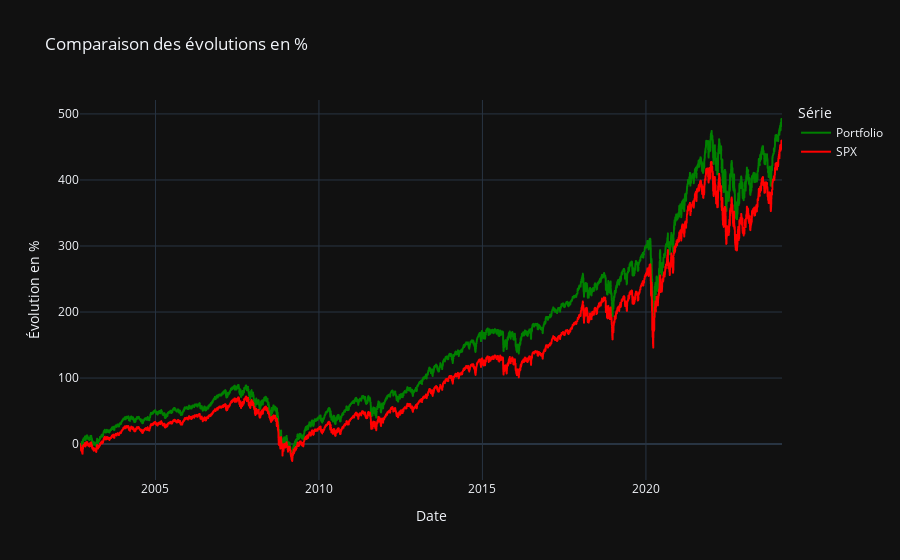

Here is the notebook cell this chart was saved with:
### Code cell
import plotly.express as px
import pandas as pd

money_norm = (final["Money"]/10000000*100) - 100
spx_norm = (final["SPX"]/final["SPX"].iloc[0]*100) - 100

df_plot = pd.DataFrame({
    "Date": final["Date"],
    "Portfolio": money_norm,
    "SPX": spx_norm
}).melt(id_vars="Date", var_name="Série", value_name="Évolution en %")

fix = px.line(
    df_plot,
    x="Date",
    y="Évolution en %",
    color="Série",
    color_discrete_map={"SPX": "red", "Portfolio": "green"},
    title="Comparaison des évolutions en %"
)

fix.update_layout(hovermode="x unified")
fix.show()

### Figure 1 — Plotly figure (JSON) as saved in the notebook; plotly's stock layout.template omitted (floating-point values rounded to 4 significant figures; data arrays with more than 128 entries replaced by an {"elided": "..."} marker saying what was removed)
{"data": [{"hovertemplate": "Série=Portfolio<br>Date=%{x}<br>Évolution en %=%{y}<extra></extra>", "legendgroup": "Portfolio", "line": {"color": "green", "dash": "solid"}, "marker": {"symbol": "circle"}, "mode": "lines", "name": "Portfolio", "showlegend": true, "x": {"elided": "5602 str values"}, "xaxis": "x", "y": {"elided": "5602 float values"}, "yaxis": "y", "type": "scattergl"}, {"hovertemplate": "Série=SPX<br>Date=%{x}<br>Évolution en %=%{y}<extra></extra>", "legendgroup": "SPX", "line": {"color": "red", "dash": "solid"}, "marker": {"symbol": "circle"}, "mode": "lines", "name": "SPX", "showlegend": true, "x": {"elided": "5602 str values"}, "xaxis": "x", "y": {"elided": "5602 float values"}, "yaxis": "y", "type": "scattergl"}], "layout": {"xaxis": {"anchor": "y", "domain": [0.0, 1.0], "title": {"text": "Date"}}, "yaxis": {"anchor": "x", "domain": [0.0, 1.0], "title": {"text": "Évolution en %"}}, "legend": {"title": {"text": "Série"}, "tracegroupgap": 0}, "title": {"text": "Comparaison des évolutions en %"}, "hovermode": "x unified"}}
